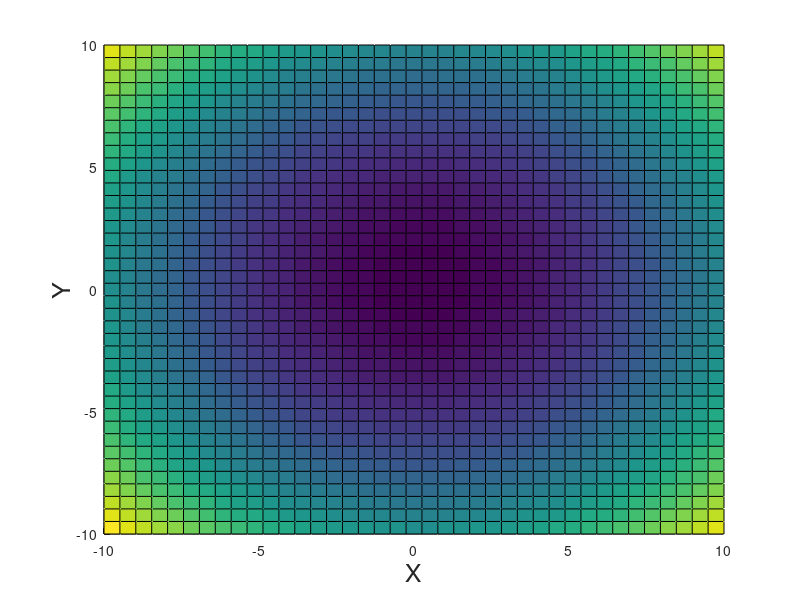

MATLAB code to generate this figure:
%graphing stuff
clf;
clear;
figure(gcf);
hold on;

accuracy = 40; %num points to use. Higher = more squares
start = -10;
stop = 10;
vect = linspace(start, stop, accuracy);


%define dependent variables (make a grid on which to solve)
[x,y] = meshgrid(vect, vect);

%define function as a func of dependent variables
z = x.^2 + y.^2

%plot it
surf(x, y, z);

%labels
xlabel('X', 'FontSize', 18);
ylabel('Y', 'FontSize', 18);
zlabel('Z', 'FontSize', 18);